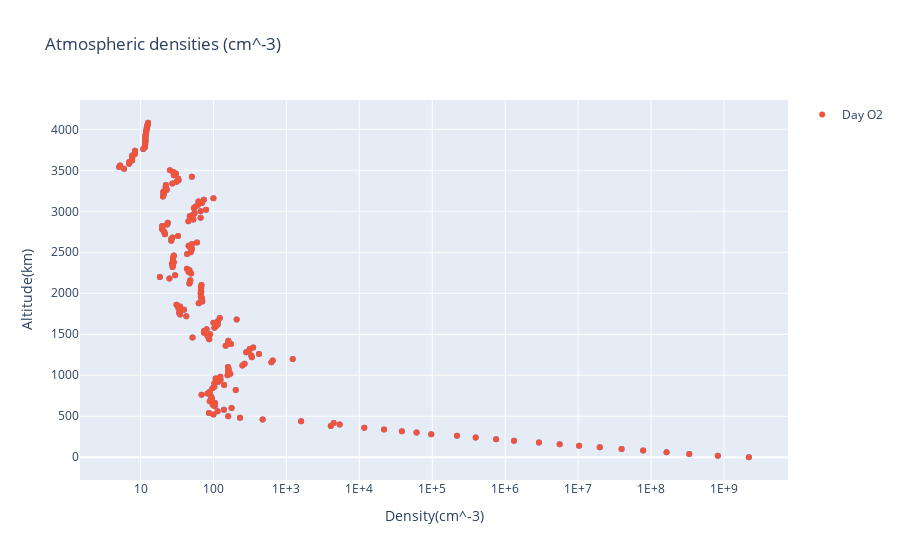
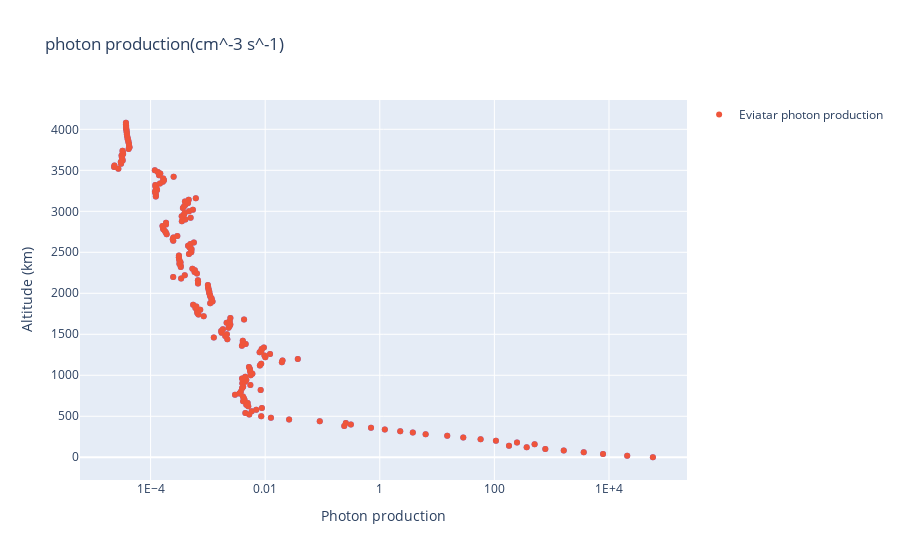

Source (notebook cell) for these figures, in order:
### Code cell
# Check Eviatar result
#Import libraries
import pandas as pd
import numpy as np
import scipy
from scipy import integrate
from scipy.interpolate import CubicSpline
import glob
import re
import math
import os
import plotly.express as px
import plotly.graph_objects as go
#cross sections for O2 in cm^2
#O2 DisEx comes from Kanik et al.JGR, 108(E11),5126, doi:10.1029/2000JE001423,2003
#e- on O2 --> 1356
#Uses Table3 to 600 eV then follows shape function of 1304 above to end of eenergy range of file
asDEO21356_header = ["EO21356", "CS1356Mb"]
dfCSdeO21356 = pd.read_csv('DisExeO21356.csv',names=asDEO21356_header,skiprows=1)
dfCSdeO21356 = dfCSdeO21356.apply(pd.to_numeric)
dfCSdeO21356["CS1356Mb"] = dfCSdeO21356["CS1356Mb"]*1.0e-18
#Read in atmospheric densities as a afunction of altitude in meters
asAtm_header = ["alt", "H2On", "O2n", "H2n", "H2Om", "O2m", "H2m"]
dfAtm = pd.read_csv('Ganymede_09092021_Audrey_input2.csv',names=asAtm_header,skiprows=3)
dfAtm = dfAtm.apply(pd.to_numeric)

#Maxwellian flux function
def eflxblw13(e,Neval,Teval):
    rkbev = 8.6171e-5
    rkberg = 1.3805e-16
    elecmass = 9.1091e-28
    pi = 3.14159
    elecmeanvel = math.sqrt((8.0*rkberg*Teval)/(elecmass*pi))
    x = e/(rkbev*Teval)
    eflux = (Neval*elecmeanvel/4.0)*x*np.exp(-x)
    return eflux

# estimate measured electron density profiles with shape of Juno RSS and normalized to 331 cc value of Eviatar
#Function to determine the sample ionospheric density in cm-3 to use in this Eviatar comparison
def electrondensity(z):
    if z<1.5e7:
        edenval = 3.31e2*np.exp(-z/3.3e7)
    else:
        if z >= 3.5e7:
            edenval = 1.0e3*np.exp(-z/1.23e8)
        else:
            edenval = 1.7e3*np.exp(-z/3.8e7)
    return edenval
#Initialize altitude grid and O2 density
altgrd = np.array(dfAtm['alt'])
altgrd = np.array(altgrd*1.0e2)
no2den = np.array(dfAtm['O2n'])
no2den = np.array(no2den/1.0e+6)
#Read in Dissociative ionization cross sections
eno21356 = np.array(dfCSdeO21356["EO21356"],dtype=float)
cso21356 = np.array(dfCSdeO21356["CS1356Mb"],dtype=float)
nepts = len(eno21356)
csefo21356 = np.zeros_like(cso21356)
csefo2evtr1356 = np.zeros_like(cso21356)

for iz in range(len(altgrd)):

#Electron Flux interpolation scheme
    e=0.0
    Maxeflx = np.zeros(2000,dtype=float)
    earray = np.zeros(2000,dtype=float)
    edensity = electrondensity(altgrd[iz])
    for i in range(2000):
        earray[i] = (i+1)*1.0
        Maxeflx[i]=eflxblw13(earray[i],edensity,1.16e6)
    cs = CubicSpline(earray,Maxeflx)
#Maxwellian distribution plot
#figmax = px.scatter(x=Maxeflx,y=earray,log_x=1,title='electron flux (cm^-2 s^-1)',labels={"y":  "Energy(eV)", "x": "Flux(cm^-2 s^-1)"})
#figmax.add_scatter(x=Maxeflx,y=earray, mode='markers',name='Eviatar eflux')
#figmax.update_xaxes(exponentformat="E",title='Maxwellian distribution')
#figmax.show()
    for j in range(nepts):
        e = eno21356[j]
        efevtr = cs(e)
        csefo2evtr1356[j] = efevtr*cso21356[j]
#figmaxcs = px.scatter(x=csefo2evtr1356,y=eno21356,log_x=1,title='electron flux (cm^-2 s^-1)',labels={"y":  "Energy(eV)", "x": "Flux x Coross section(s^-1)"})
#figmaxcs.add_scatter(x=csefo2evtr1356,y=earray, mode='markers',name='Eviatar eflux times cross section for emission')
#figmaxcs.update_xaxes(exponentformat="E",title='Maxwellian distribution x Cross section')
#figmaxcs.show()
    pfo21356evtr = integrate.simpson(csefo2evtr1356,eno21356,even='avg')
    nevtradpo21356[iz] = no2den[iz]*pfo21356evtr

#Print and plot height integrated values and altitude profiles    


nevtro21356 = (integrate.simpson(nevtradpo21356,altgrd,even='avg'))/1.0e+6
print('noon eviatar o21356 in Rayleighs', "{:.2e}".format(nevtro21356))


figatmn = px.scatter(x=no2den, y=altgrd/1.0e5, log_x=1, title='Atmospheric densities (cm^-3)',labels={"y":  "Altitude(km)", "x": "Density(cm^-3)"})
figatmn.add_scatter(x=no2den, y=altgrd/1.0e5, mode='markers',name='Day O2')
figatmn.update_xaxes(exponentformat="E")
figatmn.show()

# Determine atmospheric column densities on dayside
colno2den = integrate.simpson(no2den,altgrd,even='avg')
print("NOON Column (cm^-2)",  "O2", "{:.2e}".format(colno2den))


figprod = px.scatter(x=nevtradpo21356,y=altgrd/1.0e5,log_x=1,title='photon production(cm^-3 s^-1)',labels={"y":  "Altitude (km)", "x": "Production(cm^-3 s^-1)"})
figprod.add_scatter(x=nevtradpo21356,y=altgrd/1.0e5, mode='markers',name='Eviatar photon production')
figprod.update_xaxes(exponentformat="E",title='Photon production')
figprod.show()

### Figure 1 — Plotly figure (JSON) as saved in the notebook; plotly's stock layout.template omitted (floating-point values rounded to 4 significant figures; data arrays with more than 128 entries replaced by an {"elided": "..."} marker saying what was removed)
{"data": [{"hovertemplate": "Density(cm^-3)=%{x}<br>Altitude(km)=%{y}<extra></extra>", "legendgroup": "", "marker": {"color": "#636efa", "symbol": "circle"}, "mode": "markers", "name": "", "orientation": "v", "showlegend": false, "type": "scatter", "x": {"elided": "205 float values"}, "xaxis": "x", "y": {"elided": "205 float values"}, "yaxis": "y"}, {"mode": "markers", "name": "Day O2", "type": "scatter", "x": {"elided": "205 float values"}, "y": {"elided": "205 float values"}}], "layout": {"legend": {"tracegroupgap": 0}, "title": {"text": "Atmospheric densities (cm^-3)"}, "xaxis": {"anchor": "y", "domain": [0, 1], "exponentformat": "E", "title": {"text": "Density(cm^-3)"}, "type": "log"}, "yaxis": {"anchor": "x", "domain": [0, 1], "title": {"text": "Altitude(km)"}}}}

### Figure 2 — Plotly figure (JSON) as saved in the notebook; plotly's stock layout.template omitted (floating-point values rounded to 4 significant figures; data arrays with more than 128 entries replaced by an {"elided": "..."} marker saying what was removed)
{"data": [{"hovertemplate": "Production(cm^-3 s^-1)=%{x}<br>Altitude (km)=%{y}<extra></extra>", "legendgroup": "", "marker": {"color": "#636efa", "symbol": "circle"}, "mode": "markers", "name": "", "orientation": "v", "showlegend": false, "type": "scatter", "x": {"elided": "205 float values"}, "xaxis": "x", "y": {"elided": "205 float values"}, "yaxis": "y"}, {"mode": "markers", "name": "Eviatar photon production", "type": "scatter", "x": {"elided": "205 float values"}, "y": {"elided": "205 float values"}}], "layout": {"legend": {"tracegroupgap": 0}, "title": {"text": "photon production(cm^-3 s^-1)"}, "xaxis": {"anchor": "y", "domain": [0, 1], "exponentformat": "E", "title": {"text": "Photon production"}, "type": "log"}, "yaxis": {"anchor": "x", "domain": [0, 1], "title": {"text": "Altitude (km)"}}}}
